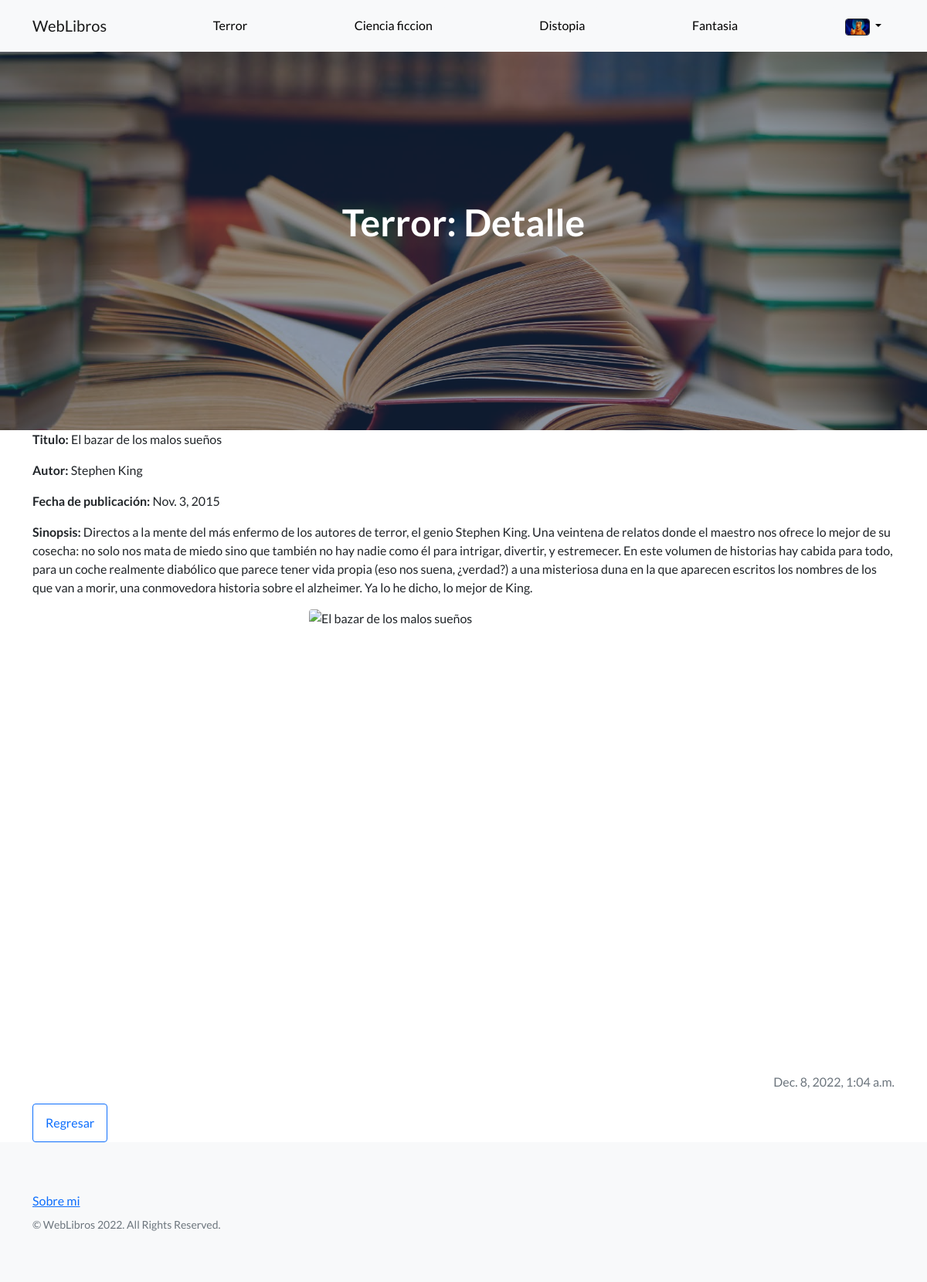
Page /terror/7 (signed in) on the committed database.
### AppLibros/models.py (models this page shows, shortened)
class Terror(models.Model):
    titulo = models.CharField(max_length=255)
    autor  = models.CharField(max_length=40)
    sinopsis = models.CharField(max_length=2000)
    publicacion = models.DateField()
    url_portada = models.CharField(max_length=255)
    publicacion_en_foro = models.DateTimeField(auto_now_add=True, blank=True)

### AppLibros/views.py (the view)
# urls.py: re_path(r'^terror/(?P<pk>\d+)$', views.DetallarTerror.as_view(), name="DetallarTerror"),
class DetallarTerror(LoginRequiredMixin, DetailView):
    model = models.Terror
    template_name = "terror_detail.html"
    def get_context_data(self, **kwargs):
        context = super().get_context_data(**kwargs)
        context['avatar_url']= get_avatar_url(self.request)
        return context

### AppUsuarios/views.py (called while the page is built)
@login_required
def get_avatar_url(request):
    try:
        return models.Avatar.objects.filter(user=request.user.id)[0].imagen.url
    except:
        return "/media/avatares/no-profile-pic.webp"

### AppLibros/templates/terror_detail.html
{% extends 'padre.html'%}
{%load static%}
{%block titulo%}
Terror: Detalle
{%endblock%}
{%block contenido%}
<p><b>Titulo:</b> {{object.titulo}}</p>
<p><b>Autor:</b> {{object.autor}}</p>
<p><b>Fecha de publicación:</b> {{object.publicacion}}</p>
<p><b>Sinopsis:</b> {{object.sinopsis}}</p>
<img class="img-fluid rounded mx-auto d-block" src="{{object.url_portada}}" alt="{{object.titulo}}" width="400" height="600">
<p class="text-end text-muted">{{object.publicacion_en_foro}}</p>
<a class="btn btn-outline-primary" href="{% url 'ListarTerror' %}">Regresar</a>
{%endblock%}

### rows in the picture
Terror: titulo "El bazar de los malos sueños", autor "Stephen King", publicacion "Nov. 3, 2015", sinopsis "Directos a la mente del más enfermo de los autores de terror, el genio Stephen King. Una veintena de relatos donde el maestro nos ofrece lo mejor de su cosecha: no solo nos mata de miedo sino que también no hay nadie como él para intrigar, divertir, y estremecer. En este volumen de historias hay cabida para todo, para un coche realmente diabólico que parece tener vida propia (eso nos suena, ¿verdad?) a una misteriosa duna en la que aparecen escritos los nombres de los que van a morir, una conmovedora historia sobre el alzheimer. Ya lo he dicho, lo mejor de King.", publicacion_en_foro "Dec. 8, 2022, 1:04 a.m."
